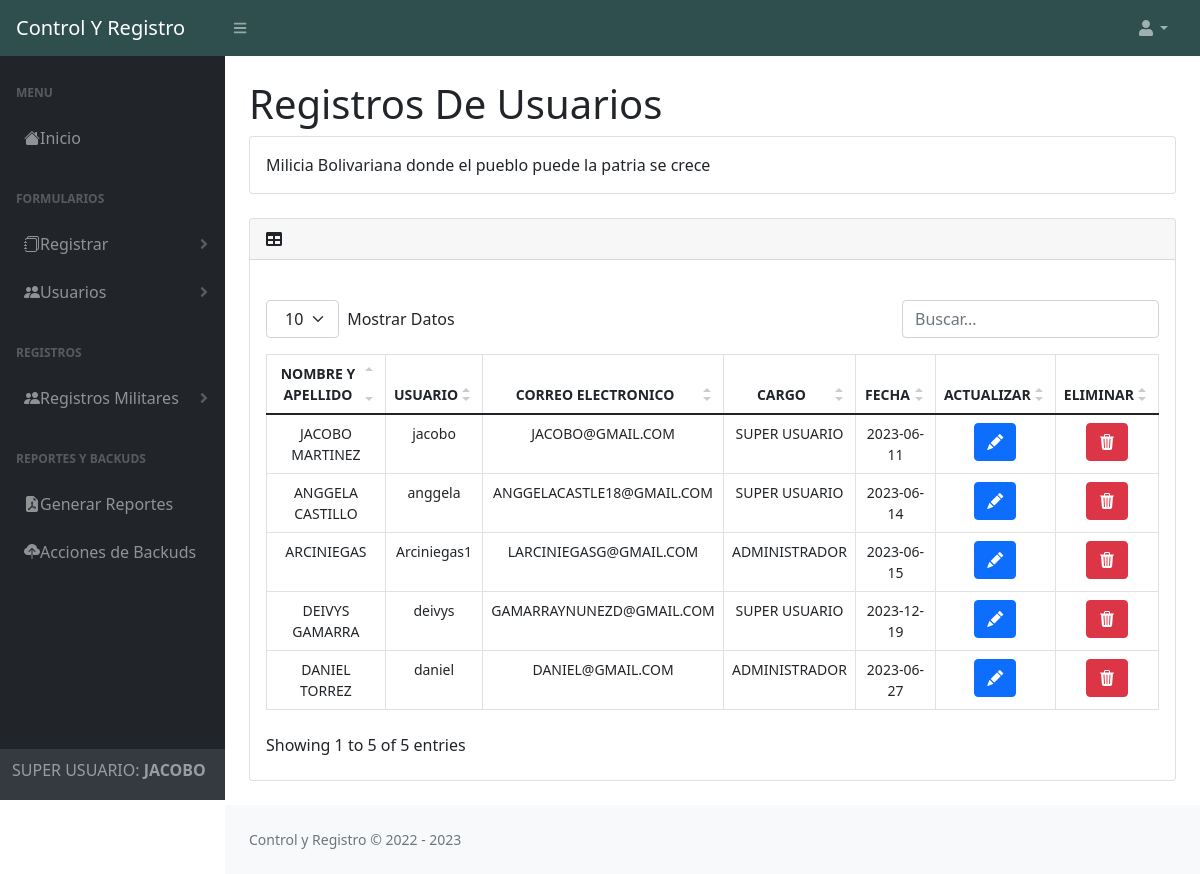
Screenshot of /contenido/registros_usuarios.php (signed in) with the database file from the repository.
### tables this page shows
CREATE TABLE `usuarios` (
  `id` int NOT NULL,
  `nombre` varchar(80) NOT NULL,
  `usuario` varchar(80) NOT NULL,
  `correo` varchar(80) NOT NULL,
  `clave` varchar(150) NOT NULL,
  `cargo` int NOT NULL,
  `fecha` date NOT NULL
);

CREATE TABLE `cargos` (
  `id_c` int NOT NULL,
  `descripcion` varchar(80) NOT NULL
);

### contenido/registros_usuarios.php (the view, shortened to what this page needs)
<!DOCTYPE html>
<html lang="es">
    <head>
        <link href="../css/datatables@latest_dist_style.css" rel="stylesheet" />
        <link href="../css/styles.css" rel="stylesheet" />
     <link rel="stylesheet" href="../css/bootstrap-icons.css">
    </head>
    <body class="sb-nav-fixed">
       <?php require'nav.php';?>
       <div id="layoutSidenav_content">
                <main>
                    <div class="container-fluid px-4">
                        <h1 class="mt-4">Registros De Usuarios</h1>
                        <div class="card mb-4">
                            <div class="card-body">
                                Milicia Bolivariana donde el pueblo puede la patria se crece
                            </div>
                        </div>
                        <div class="card mb-4">
                            <div class="card-header">
                                <i class="fas fa-table me-1"></i>
                            </div>
                            <div class="card-body">
                                <table id="datatablesSimple" class="text-center">
                                     <thead >
                                        <tr>
                                        <th style="text-align: center;">NOMBRE Y APELLIDO</th>
                                            <th style="text-align: center;">USUARIO</th>
                                            <th style="text-align: center;">CORREO ELECTRONICO</th>
                                            <th style="text-align: center;">CARGO</th>
                                            <th style="text-align: center;">FECHA</th>
                                            <th style="text-align: center;">ACTUALIZAR</th>
                                            <th style="text-align: center;">ELIMINAR</th>
                                        </tr>
                                    </thead>
                                    <tbody>
                                        <?php
                                        require"../php/conexion.php";
$queto= "SELECT * FROM usuarios u LEFT JOIN cargos c ON u.cargo=c.id_c WHERE u.cargo=c.id_c";
$result= mysqli_query($conexion, $queto);
while($fila = mysqli_fetch_array($result)){
    echo "<tr>";
    echo "<td>". $fila['nombre']. "</td>";
    echo "<td>". $fila['usuario']. "</td>";
        echo "<td>". $fila['correo']. "</td>";
    echo "<td>". $fila['descripcion']. "</td>";
    echo "<td>". $fila['fecha']. "</td>";
      echo "<td><a href='actualizar_usuario.php?id=".$fila['id']."' class='btn btn-primary btn-raised btn-xs'><i class='bi-pencil-fill'></i></a></td>";
      echo "<td><a  class='btn btn-danger btn-raised btn-xs' href='../php/eliminar.php?id=".$fila['id']."'>
      <i data-href='".$fila['id']."' class='bi-trash3-fill'></i></td>";
    echo "</tr>";
}
?>
                                    </tbody>
                                </table>
                            </div>
                        </div>
                    </div>
                <?php require'footer.php';?>
</div>
    </body>
</html>

### contenido/nav.php (shortened to what this page needs)
<?php
require"../php/conexion.php";
$id = $_SESSION["id"];
$cargo=4;
$cargo1=3;
$cargo2=2;
$consulta = "SELECT * FROM usuarios WHERE id = '$id' OR $cargo='cargo' OR $cargo1='cargo' OR $cargo2='cargo'";
$result = mysqli_query($conexion, $consulta);
$row= $result->fetch_assoc();
if (mysqli_num_rows($result) == 0) {
    echo"<script>
    alert('Por favor debe de iniciar sesión');
    window.location.href='../index.php';
</script>";
    session_destroy();
      mysqli_close($conexion);
}if (!$result=mysqli_query($conexion, $consulta)) {
	echo("Error description:".mysqli_error($conexion));
}
	?><script>
<nav class="sb-topnav navbar navbar-expand navbar-dark"  style="background-color: #2F4F4F;">
            <a class="navbar-brand ps-3" href="#">Control Y Registro<img class="rounded float-end" src="../img/logo.png" alt="" width="35"></a>
            <button class="btn btn-link btn-sm order-1 order-lg-0 me-4 me-lg-0" id="sidebarToggle" href="#!"><i class="fas fa-bars"></i></button>
            <ul class="navbar-nav ms-auto ms-md-0 me-3 me-lg-4">
                <li class="nav-item dropdown">
                    <a class="nav-link dropdown-toggle" id="navbarDropdown" href="#" role="button" data-bs-toggle="dropdown" aria-expanded="false"><i class="fas fa-user fa-fw"></i></a>
                </li>
            </ul>
        </nav>
        <div id="layoutSidenav">
            <div id="layoutSidenav_nav">
                <nav class="sb-sidenav accordion sb-sidenav-dark"  id="sidenavAccordion">
                    <div class="sb-sidenav-menu">
                        <div class="nav">
                            <div class="sb-sidenav-menu-heading">Menu</div>
                            <a class="nav-link" href="home.php">
                               <i class="bi-house-fill"></i> Inicio
                            </a>
                            <div class="sb-sidenav-menu-heading">Formularios</div>
                            <a class="nav-link collapsed" href="#" data-bs-toggle="collapse" data-bs-target="#collapseLayouts" aria-expanded="false" aria-controls="collapseLayouts">
                               <i class="bi-journals"></i> Registrar
                                <div class="sb-sidenav-collapse-arrow"><i class="fas fa-angle-down"></i></div>
                            </a>
                            <a class="nav-link collapsed" href="#" data-bs-toggle="collapse" data-bs-target="#collapseLayoutss" aria-expanded="false" aria-controls="collapseLayouts">
                                <i class="bi-people-fill"></i> Usuarios
                                <div class="sb-sidenav-collapse-arrow"><i class="fas fa-angle-down"></i></div>
                            </a>
                            <div class="sb-sidenav-menu-heading">Registros</div>
                            <a class="nav-link collapsed" href="#" data-bs-toggle="collapse" data-bs-target="#collapseLayoutst" aria-expanded="false" aria-controls="collapseLayouts">
                                <i class="bi-people-fill"></i>Registros Militares
                                <div class="sb-sidenav-collapse-arrow"><i class="fas fa-angle-down"></i></div>
                            </a>
                            <div class="sb-sidenav-menu-heading">Reportes Y Backuds</div>
                            <a class="nav-link" href="generar_pdf.php">
                               <i class="bi-file-earmark-pdf-fill"></i>Generar Reportes
                            </a>
                            <a class="nav-link" href="generar_backups.php">
                               <i class="bi-cloud-upload-fill"></i>Acciones de Backuds
                            </a>
                        </div>
                    </div>
                    <div class="sb-sidenav-footer">
                        <div class="h6" style="text-transform: uppercase" >Super Usuario: <b><?php echo $row['usuario'] ?></b></div>
                    </div>
                </nav>
            </div>

### css/datatables@latest_dist_style.css (style rules this page uses)
.dataTable-table { max-width: 100%; width: 100%; border-spacing: 0; border-collapse: separate; }
.dataTable-table > tbody > tr > td, .dataTable-table > tbody > tr > th, .dataTable-table > tfoot > tr > td, .dataTable-table > tfoot > tr > th, .dataTable-table > thead > tr > td, .dataTable-table > thead > tr > th { vertical-align: top; padding: 8px 10px; }
.dataTable-table > thead > tr > th { vertical-align: bottom; text-align: left; border-bottom: 1px solid #d9d9d9; }
.dataTable-table th { vertical-align: bottom; text-align: left; }

### rows the page displays
usuarios: usuario "JACOBO", nombre "JACOBO MARTINEZ", usuario "jacobo", correo "JACOBO@GMAIL.COM", cargo.descripcion "SUPER USUARIO", fecha "2023-06-11"
usuarios: nombre "ANGGELA CASTILLO", usuario "anggela", correo "ANGGELACASTLE18@GMAIL.COM", cargo.descripcion "SUPER USUARIO", fecha "2023-06-14"
usuarios: nombre "ARCINIEGAS", usuario "Arciniegas1", correo "LARCINIEGASG@GMAIL.COM", cargo.descripcion "ADMINISTRADOR", fecha "2023-06-15"
usuarios: nombre "DEIVYS GAMARRA", usuario "deivys", correo "GAMARRAYNUNEZD@GMAIL.COM", cargo.descripcion "SUPER USUARIO", fecha "2023-12-19"
usuarios: nombre "DANIEL TORREZ", usuario "daniel", correo "DANIEL@GMAIL.COM", cargo.descripcion "ADMINISTRADOR", fecha "2023-06-27"
